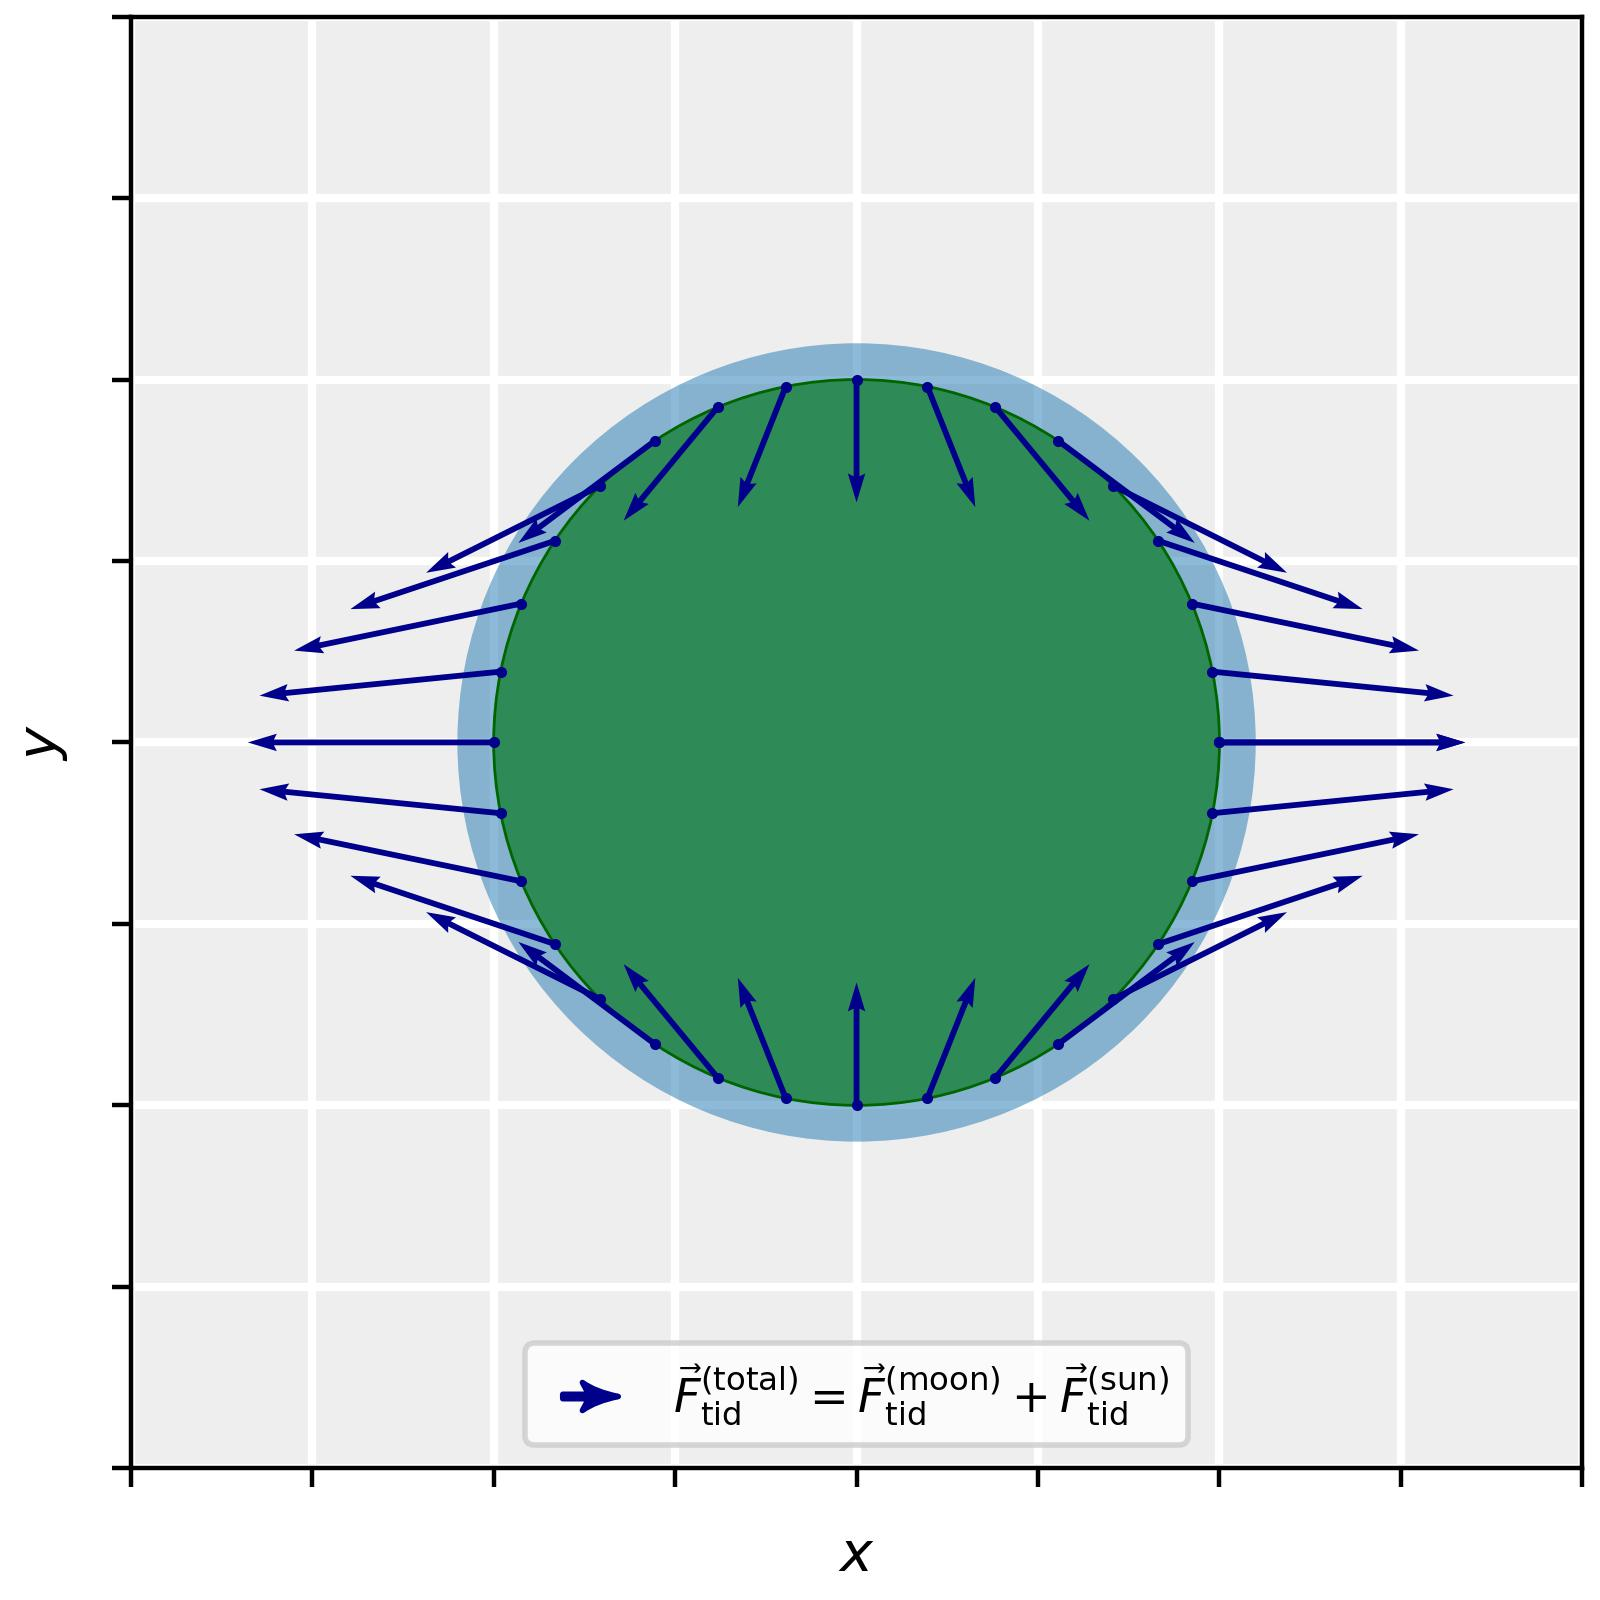

The Python source for this figure:
import sys
from matplotlib import colors, pyplot as plt
import numpy as np



sys.path.append("/Users/timdewild/Library/CloudStorage/GoogleDrive-t.w.j.de.wild@rug.nl/Mijn Drive/Digital Demos/AnimationClass/src/")

from matnimation.artist.static.static_circle import StaticCircle
from matnimation.artist.animated.animated_polygon import AnimatedPolygon
from matnimation.artist.animated.animated_quiver import AnimatedQuiver
from matnimation.canvas.single_canvas import SingleCanvas
from matnimation.artist.static.static_text import StaticText
from matnimation.artist.static.static_polygon import StaticPolygon
from matnimation.artist.static.static_scatter import StaticScatter
from matnimation.artist.static.static_quiver import StaticQuiver
from matnimation.animation.animation import Animation
from matnimation.tides_forces.tides import Tides
from matnimation.artist.animated.animated_circle import AnimatedCircle
from matnimation.helper.helper_functions import HelperFunctions




#--- Global constants ---#
radius_earth = 1
ocean_scaling = 1.1
distance_earth_moon = 5

#--- Tidal force due to moon on earth ---#
dth = np.pi/16
theta_vectors = np.arange(0,2*np.pi+dth, dth)

tides = Tides(
    radius_earth = radius_earth,
    ocean_scaling = ocean_scaling,
    distance_earth_moon = distance_earth_moon
)
tides.generate_tidal_bulges()

time_array = tides.get_time_array()

x_vectors = radius_earth * np.cos(theta_vectors)
y_vectors = radius_earth * np.sin(theta_vectors)

#F_tidal_moon_x, F_tidal_moon_y = tides.tidal_force_moon(theta_vectors, tides.t[0], scale = 1)
#F_tidal_sun_x, F_tidal_sun_y = tides.tidal_force_sun(theta_vectors, tides.t[0], scale = 1)
F_tidal_total_x, F_tidal_total_y = tides.tidal_force_total(theta_vectors, tides.t[0], scale = 1)


def tidal_force_moon_x(t, theta_array, scale = 1):
    Fx, Fy = tides.tidal_force_moon(t, theta_array, scale = 1)
    return Fx

def tidal_force_moon_y(t, theta_array, scale = 1):
    Fx, Fy = tides.tidal_force_moon(t, theta_array, scale = 1)
    return Fy

data_tidal_force_moon_x = HelperFunctions.func_ab_to_grid(
    tidal_force_moon_x,
    theta_vectors,
    time_array
)

data_tidal_force_moon_y = HelperFunctions.func_ab_to_grid(
    tidal_force_moon_y,
    theta_vectors,
    time_array
)

x_moon, y_moon = tides.get_moon_orbit() 


#--- Tidal bulges due to moon on earth ---#
x_bulge_moon, y_bulge_moon = tides.generate_tidal_bulges(body = 'moon')


#--- Define canvas ---#

canvas = SingleCanvas(
    figsize = (4, 4),
    dpi = 400,
    time_array = time_array,
    axis_limits = [-2, 2, -2, 2],      #[-3, 3, -3, 3][-2, 6, -4, 4][-2, 2, -2, 2]
    axis_labels = ['$x$','$y$']
)

canvas.set_axis_properties(
    aspect = 'equal', 
    # xticks = np.arange(-17,7,1),
    # yticks = np.arange(-6,6,1),
    xticklabels = [], 
    yticklabels = [],
    #title = "Frame: Co-rotating with Earth around Sun",
    #title = "Frame: Earth Center of Mass"
    )

#--- Define earth and ocean ---#

earth = StaticCircle(
    name = 'Earth (equator slice)', 
    radius = radius_earth,
    xy_center = (0., 0.)
)

earth.set_styling_properties(
    facecolor = 'seagreen',
    edgecolor = 'darkgreen',
    linewidth = 0.5,
    zorder = 3
    )

canvas.add_artist(earth)

ocean = StaticCircle(
    name = 'Ocean', 
    radius = radius_earth * ocean_scaling,
    xy_center = (0., 0.)
)

ocean.set_styling_properties(
    facecolor = colors.to_rgba('tab:blue', 0.5), 
    zorder = 2
)

canvas.add_artist(ocean)

#--- Moon orbit ---#

moon_orbit = StaticCircle(
    name = 'Moon orbit',
    radius = distance_earth_moon,
    xy_center = (0, 0),
) 

moon_orbit.set_styling_properties(
    edgecolor = 'darkgrey',
    facecolor = 'None',
    linewidth = 0.75
)

#canvas.add_artist(moon_orbit)

moon = StaticCircle(
    name = 'Moon',
    radius = 0.35,
    xy_center = (5,0)
)

moon.set_styling_properties(
    edgecolor = 'darkgrey',
    facecolor = 'lightgrey',
    zorder = 3
)

canvas.add_artist(moon)

sun = StaticCircle(
    name = 'Sun',
    radius = 2.5,
    xy_center = (-17, 0)
)

sun.set_styling_properties(
    facecolor = colors.to_rgba('tab:orange', 0.4),
    edgecolor = 'tab:orange'
)

canvas.add_artist(sun)

#--- Tidal force at points around equator ---#

tidal_forces_scatter = StaticScatter(
    'tidal forces scatter',
    x_data = x_vectors,
    y_data = y_vectors
)

tidal_forces_scatter.set_styling_properties(
    zorder = 4,
    markersize = 2,
    color  = 'darkblue'
)

canvas.add_artist(tidal_forces_scatter)

# #--- Tidal forces moon ---#

# tidal_forces_moon = StaticQuiver(
#     name = "$\\vec{F}_\\mathrm{tid}^\\mathrm{(moon)}$",
#     x_data = x_vectors,
#     y_data = y_vectors,
#     Fx_data = F_tidal_moon_x,
#     Fy_data = F_tidal_moon_y,
#     scale = 20,
#     scale_units = 'xy', 
#     color = 'k',
#     width = 0.004
# )

# canvas.add_artist(tidal_forces_moon, in_legend = True)

# tidal_forces_moon.set_styling_properties(
#     zorder = 4
# )

# #--- Tidal forces sun ---#

# tidal_forces_sun = StaticQuiver(
#     name = "$\\vec{F}_\\mathrm{tid}^\\mathrm{(sun)}$",
#     x_data = x_vectors,
#     y_data = y_vectors,
#     Fx_data = F_tidal_sun_x,
#     Fy_data = F_tidal_sun_y,
#     scale = 20,
#     scale_units = 'xy', 
#     color = 'darkorange',
#     width = 0.004
# )

# canvas.add_artist(tidal_forces_sun, in_legend = True)

# tidal_forces_sun.set_styling_properties(
#     zorder = 4
# )

#--- Tidal forces total ---#

tidal_forces_total = StaticQuiver(
    name = "$\\vec{F}_\\mathrm{tid}^\\mathrm{(total)} = \\vec{F}_\\mathrm{tid}^\\mathrm{(moon)} + \\vec{F}_\\mathrm{tid}^\\mathrm{(sun)}$",
    x_data = x_vectors,
    y_data = y_vectors,
    Fx_data = F_tidal_total_x,
    Fy_data = F_tidal_total_y,
    scale = 20,
    scale_units = 'xy', 
    color = 'darkblue',
    width = 0.004
)

canvas.add_artist(tidal_forces_total, in_legend = True)

tidal_forces_total.set_styling_properties(
    zorder = 4
)

# #--- Moon and its orbit ---#

# moon_orbit = StaticCircle(
#     name = 'Moon orbit',
#     radius = distance_earth_moon,
#     xy_center = (0,0),
# ) 

# moon_orbit.set_styling_properties(
#     edgecolor = 'darkgrey',
#     facecolor = 'None',
#     linewidth = 0.75
# )

# canvas.add_artist(moon_orbit)

# moon = AnimatedCircle(
#     name = 'Moon',
#     radius = 0.35,
#     x_data=x_moon,
#     y_data=y_moon
# )

# moon.set_styling_properties(
#     edgecolor = 'darkgrey',
#     facecolor = 'lightgrey'
# )

# canvas.add_artist(moon_orbit, in_legend = False)
# canvas.add_artist(moon, in_legend = True)

canvas.construct_legend(ncols = 3, loc = 'lower center', fontsize = 'small')

canvas.save_canvas('stem_animation/scene5/scene5_3.jpg')

# animation_scene3 = Animation(canvas, interval = 15)

# animation_scene3.render('stem_animation/scene3/scene3.mp4')
